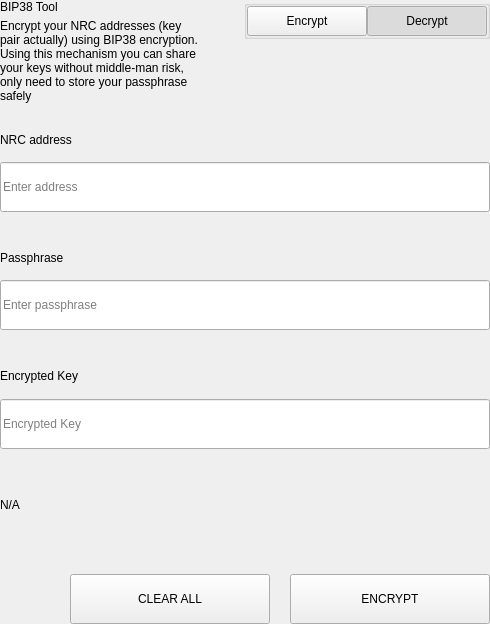
<?xml version="1.0" encoding="UTF-8"?>
<ui version="4.0">
 <class>SettingsBitToolWidget</class>
 <widget class="QWidget" name="SettingsBitToolWidget">
  <property name="geometry">
   <rect>
    <x>0</x>
    <y>0</y>
    <width>490</width>
    <height>624</height>
   </rect>
  </property>
  <property name="windowTitle">
   <string>Form</string>
  </property>
  <layout class="QVBoxLayout" name="verticalLayout">
   <property name="spacing">
    <number>0</number>
   </property>
   <property name="leftMargin">
    <number>0</number>
   </property>
   <property name="topMargin">
    <number>0</number>
   </property>
   <property name="rightMargin">
    <number>0</number>
   </property>
   <property name="bottomMargin">
    <number>0</number>
   </property>
   <item>
    <widget class="QWidget" name="left" native="true">
     <layout class="QVBoxLayout" name="verticalLayout_3">
      <property name="leftMargin">
       <number>0</number>
      </property>
      <property name="topMargin">
       <number>0</number>
      </property>
      <property name="rightMargin">
       <number>0</number>
      </property>
      <property name="bottomMargin">
       <number>0</number>
      </property>
      <item>
       <layout class="QVBoxLayout" name="verticalLayout_2">
        <property name="spacing">
         <number>0</number>
        </property>
        <item>
         <layout class="QHBoxLayout" name="horizontalLayout_3" stretch="3,1">
          <property name="spacing">
           <number>40</number>
          </property>
          <item>
           <layout class="QVBoxLayout" name="verticalLayoutTitle">
            <property name="spacing">
             <number>5</number>
            </property>
            <item>
             <widget class="QLabel" name="labelTitle">
              <property name="text">
               <string>BIP38 Tool</string>
              </property>
             </widget>
            </item>
            <item>
             <widget class="QLabel" name="labelSubtitle1">
              <property name="text">
               <string>Encrypt your NRC addresses (key pair actually) using BIP38 encryption.
Using this mechanism you can share your keys without middle-man risk, only need to store your passphrase safely</string>
              </property>
              <property name="wordWrap">
               <bool>true</bool>
              </property>
             </widget>
            </item>
           </layout>
          </item>
          <item alignment="Qt::AlignTop">
           <widget class="QGroupBox" name="groupBox">
            <property name="title">
             <string/>
            </property>
            <property name="alignment">
             <set>Qt::AlignLeading|Qt::AlignLeft|Qt::AlignTop</set>
            </property>
            <layout class="QHBoxLayout" name="horizontalLayout_4">
             <property name="spacing">
              <number>0</number>
             </property>
             <property name="leftMargin">
              <number>0</number>
             </property>
             <property name="topMargin">
              <number>0</number>
             </property>
             <property name="rightMargin">
              <number>0</number>
             </property>
             <property name="bottomMargin">
              <number>0</number>
             </property>
             <item>
              <spacer name="horizontalSpacer">
               <property name="orientation">
                <enum>Qt::Horizontal</enum>
               </property>
               <property name="sizeHint" stdset="0">
                <size>
                 <width>40</width>
                 <height>20</height>
                </size>
               </property>
              </spacer>
             </item>
             <item>
              <widget class="QPushButton" name="pushLeft">
               <property name="minimumSize">
                <size>
                 <width>120</width>
                 <height>30</height>
                </size>
               </property>
               <property name="maximumSize">
                <size>
                 <width>120</width>
                 <height>30</height>
                </size>
               </property>
               <property name="focusPolicy">
                <enum>Qt::NoFocus</enum>
               </property>
               <property name="text">
                <string>Encrypt</string>
               </property>
               <property name="checkable">
                <bool>true</bool>
               </property>
               <property name="autoExclusive">
                <bool>true</bool>
               </property>
              </widget>
             </item>
             <item>
              <widget class="QPushButton" name="pushRight">
               <property name="minimumSize">
                <size>
                 <width>120</width>
                 <height>30</height>
                </size>
               </property>
               <property name="maximumSize">
                <size>
                 <width>120</width>
                 <height>30</height>
                </size>
               </property>
               <property name="focusPolicy">
                <enum>Qt::NoFocus</enum>
               </property>
               <property name="text">
                <string>Decrypt</string>
               </property>
               <property name="checkable">
                <bool>true</bool>
               </property>
               <property name="checked">
                <bool>true</bool>
               </property>
               <property name="autoExclusive">
                <bool>true</bool>
               </property>
              </widget>
             </item>
            </layout>
           </widget>
          </item>
         </layout>
        </item>
        <item>
         <widget class="QStackedWidget" name="stackedWidget">
          <property name="currentIndex">
           <number>1</number>
          </property>
          <widget class="QWidget" name="pageDecrypt">
           <layout class="QVBoxLayout" name="verticalLayout_5">
            <property name="spacing">
             <number>0</number>
            </property>
            <property name="leftMargin">
             <number>0</number>
            </property>
            <property name="topMargin">
             <number>0</number>
            </property>
            <property name="rightMargin">
             <number>0</number>
            </property>
            <property name="bottomMargin">
             <number>0</number>
            </property>
            <item>
             <widget class="QWidget" name="widget" native="true">
              <property name="minimumSize">
               <size>
                <width>0</width>
                <height>100</height>
               </size>
              </property>
              <layout class="QVBoxLayout" name="verticalLayout_4">
               <property name="spacing">
                <number>0</number>
               </property>
               <property name="leftMargin">
                <number>0</number>
               </property>
               <property name="topMargin">
                <number>0</number>
               </property>
               <property name="rightMargin">
                <number>0</number>
               </property>
               <property name="bottomMargin">
                <number>0</number>
               </property>
               <item>
                <spacer name="verticalSpacer_2">
                 <property name="orientation">
                  <enum>Qt::Vertical</enum>
                 </property>
                 <property name="sizeType">
                  <enum>QSizePolicy::Fixed</enum>
                 </property>
                 <property name="sizeHint" stdset="0">
                  <size>
                   <width>20</width>
                   <height>20</height>
                  </size>
                 </property>
                </spacer>
               </item>
               <item>
                <layout class="QHBoxLayout" name="horizontalLayout_6" stretch="2">
                 <property name="spacing">
                  <number>0</number>
                 </property>
                 <item>
                  <layout class="QVBoxLayout" name="verticalLayout_7">
                   <property name="spacing">
                    <number>9</number>
                   </property>
                   <item>
                    <widget class="QLabel" name="labelSubtitleKey">
                     <property name="minimumSize">
                      <size>
                       <width>0</width>
                       <height>20</height>
                      </size>
                     </property>
                     <property name="maximumSize">
                      <size>
                       <width>16777215</width>
                       <height>20</height>
                      </size>
                     </property>
                     <property name="text">
                      <string>Encrypted key</string>
                     </property>
                    </widget>
                   </item>
                   <item>
                    <widget class="QLineEdit" name="lineEditKey">
                     <property name="minimumSize">
                      <size>
                       <width>0</width>
                       <height>50</height>
                      </size>
                     </property>
                     <property name="maximumSize">
                      <size>
                       <width>16777215</width>
                       <height>50</height>
                      </size>
                     </property>
                     <property name="placeholderText">
                      <string>Enter a encrypted key</string>
                     </property>
                    </widget>
                   </item>
                  </layout>
                 </item>
                </layout>
               </item>
               <item>
                <spacer name="verticalSpacer_3">
                 <property name="orientation">
                  <enum>Qt::Vertical</enum>
                 </property>
                 <property name="sizeType">
                  <enum>QSizePolicy::Fixed</enum>
                 </property>
                 <property name="sizeHint" stdset="0">
                  <size>
                   <width>20</width>
                   <height>20</height>
                  </size>
                 </property>
                </spacer>
               </item>
               <item>
                <layout class="QVBoxLayout" name="verticalLayout_9">
                 <property name="spacing">
                  <number>9</number>
                 </property>
                 <item>
                  <widget class="QLabel" name="labelSubtitlePassphrase">
                   <property name="maximumSize">
                    <size>
                     <width>16777215</width>
                     <height>20</height>
                    </size>
                   </property>
                   <property name="text">
                    <string>Passphrase</string>
                   </property>
                  </widget>
                 </item>
                 <item>
                  <widget class="QLineEdit" name="lineEditPassphrase">
                   <property name="minimumSize">
                    <size>
                     <width>0</width>
                     <height>50</height>
                    </size>
                   </property>
                   <property name="maximumSize">
                    <size>
                     <width>16777215</width>
                     <height>50</height>
                    </size>
                   </property>
                   <property name="placeholderText">
                    <string>Enter a passphrase</string>
                   </property>
                  </widget>
                 </item>
                </layout>
               </item>
               <item>
                <spacer name="verticalSpacer_4">
                 <property name="orientation">
                  <enum>Qt::Vertical</enum>
                 </property>
                 <property name="sizeType">
                  <enum>QSizePolicy::Fixed</enum>
                 </property>
                 <property name="sizeHint" stdset="0">
                  <size>
                   <width>20</width>
                   <height>20</height>
                  </size>
                 </property>
                </spacer>
               </item>
               <item>
                <widget class="QWidget" name="widget_3" native="true">
                 <property name="sizePolicy">
                  <sizepolicy hsizetype="Preferred" vsizetype="Fixed">
                   <horstretch>0</horstretch>
                   <verstretch>0</verstretch>
                  </sizepolicy>
                 </property>
                 <layout class="QVBoxLayout" name="verticalLayout_10">
                  <property name="spacing">
                   <number>9</number>
                  </property>
                  <property name="leftMargin">
                   <number>0</number>
                  </property>
                  <property name="topMargin">
                   <number>0</number>
                  </property>
                  <property name="rightMargin">
                   <number>0</number>
                  </property>
                  <property name="bottomMargin">
                   <number>0</number>
                  </property>
                  <item>
                   <widget class="QLabel" name="labelSubtitleDecryptResult">
                    <property name="minimumSize">
                     <size>
                      <width>0</width>
                      <height>20</height>
                     </size>
                    </property>
                    <property name="maximumSize">
                     <size>
                      <width>16777215</width>
                      <height>20</height>
                     </size>
                    </property>
                    <property name="text">
                     <string>Decrypted address result</string>
                    </property>
                   </widget>
                  </item>
                  <item>
                   <widget class="QWidget" name="widget_4" native="true">
                    <layout class="QHBoxLayout" name="horizontalLayout" stretch="6,0,1">
                     <property name="spacing">
                      <number>0</number>
                     </property>
                     <property name="leftMargin">
                      <number>0</number>
                     </property>
                     <property name="topMargin">
                      <number>0</number>
                     </property>
                     <property name="rightMargin">
                      <number>0</number>
                     </property>
                     <property name="bottomMargin">
                      <number>0</number>
                     </property>
                     <item alignment="Qt::AlignVCenter">
                      <widget class="QLineEdit" name="lineEditDecryptResult">
                       <property name="minimumSize">
                        <size>
                         <width>0</width>
                         <height>50</height>
                        </size>
                       </property>
                       <property name="maximumSize">
                        <size>
                         <width>16777215</width>
                         <height>50</height>
                        </size>
                       </property>
                       <property name="placeholderText">
                        <string>Decrypted Address</string>
                       </property>
                      </widget>
                     </item>
                     <item>
                      <spacer name="horizontalSpacer_4">
                       <property name="orientation">
                        <enum>Qt::Horizontal</enum>
                       </property>
                       <property name="sizeType">
                        <enum>QSizePolicy::Fixed</enum>
                       </property>
                       <property name="sizeHint" stdset="0">
                        <size>
                         <width>20</width>
                         <height>50</height>
                        </size>
                       </property>
                      </spacer>
                     </item>
                     <item>
                      <widget class="QPushButton" name="pushButtonImport">
                       <property name="minimumSize">
                        <size>
                         <width>140</width>
                         <height>40</height>
                        </size>
                       </property>
                       <property name="text">
                        <string>Import Address</string>
                       </property>
                      </widget>
                     </item>
                    </layout>
                   </widget>
                  </item>
                 </layout>
                </widget>
               </item>
               <item>
                <widget class="QLabel" name="statusLabel_DEC">
                 <property name="maximumSize">
                  <size>
                   <width>16777215</width>
                   <height>40</height>
                  </size>
                 </property>
                 <property name="text">
                  <string/>
                 </property>
                </widget>
               </item>
               <item>
                <spacer name="verticalSpacer">
                 <property name="orientation">
                  <enum>Qt::Vertical</enum>
                 </property>
                 <property name="sizeType">
                  <enum>QSizePolicy::Preferred</enum>
                 </property>
                 <property name="sizeHint" stdset="0">
                  <size>
                   <width>20</width>
                   <height>20</height>
                  </size>
                 </property>
                </spacer>
               </item>
               <item>
                <layout class="QHBoxLayout" name="horizontalLayout_7">
                 <property name="spacing">
                  <number>0</number>
                 </property>
                 <item>
                  <spacer name="horizontalSpacer_5">
                   <property name="orientation">
                    <enum>Qt::Horizontal</enum>
                   </property>
                   <property name="sizeType">
                    <enum>QSizePolicy::Expanding</enum>
                   </property>
                   <property name="sizeHint" stdset="0">
                    <size>
                     <width>40</width>
                     <height>20</height>
                    </size>
                   </property>
                  </spacer>
                 </item>
                 <item>
                  <widget class="QPushButton" name="pushButtonDecryptClear">
                   <property name="minimumSize">
                    <size>
                     <width>200</width>
                     <height>50</height>
                    </size>
                   </property>
                   <property name="maximumSize">
                    <size>
                     <width>200</width>
                     <height>50</height>
                    </size>
                   </property>
                   <property name="text">
                    <string>CLEAR</string>
                   </property>
                  </widget>
                 </item>
                 <item>
                  <spacer name="horizontalSpacer_3">
                   <property name="orientation">
                    <enum>Qt::Horizontal</enum>
                   </property>
                   <property name="sizeType">
                    <enum>QSizePolicy::Fixed</enum>
                   </property>
                   <property name="sizeHint" stdset="0">
                    <size>
                     <width>20</width>
                     <height>20</height>
                    </size>
                   </property>
                  </spacer>
                 </item>
                 <item>
                  <widget class="QPushButton" name="pushButtonDecrypt">
                   <property name="minimumSize">
                    <size>
                     <width>200</width>
                     <height>50</height>
                    </size>
                   </property>
                   <property name="maximumSize">
                    <size>
                     <width>200</width>
                     <height>50</height>
                    </size>
                   </property>
                   <property name="text">
                    <string>DECRYPT KEY</string>
                   </property>
                  </widget>
                 </item>
                </layout>
               </item>
              </layout>
             </widget>
            </item>
           </layout>
          </widget>
          <widget class="QWidget" name="pageEncrypt">
           <layout class="QVBoxLayout" name="verticalLayout_11">
            <property name="spacing">
             <number>0</number>
            </property>
            <property name="leftMargin">
             <number>0</number>
            </property>
            <property name="topMargin">
             <number>0</number>
            </property>
            <property name="rightMargin">
             <number>0</number>
            </property>
            <property name="bottomMargin">
             <number>0</number>
            </property>
            <item>
             <spacer name="verticalSpacer_8">
              <property name="orientation">
               <enum>Qt::Vertical</enum>
              </property>
              <property name="sizeType">
               <enum>QSizePolicy::Fixed</enum>
              </property>
              <property name="sizeHint" stdset="0">
               <size>
                <width>20</width>
                <height>20</height>
               </size>
              </property>
             </spacer>
            </item>
            <item>
             <widget class="QWidget" name="containerAddressEnc" native="true">
              <layout class="QVBoxLayout" name="containerAddressEncLayout">
               <property name="spacing">
                <number>5</number>
               </property>
               <property name="leftMargin">
                <number>0</number>
               </property>
               <property name="topMargin">
                <number>0</number>
               </property>
               <property name="rightMargin">
                <number>0</number>
               </property>
               <property name="bottomMargin">
                <number>0</number>
               </property>
               <item>
                <widget class="QLabel" name="labelSubtitleAddress">
                 <property name="minimumSize">
                  <size>
                   <width>0</width>
                   <height>20</height>
                  </size>
                 </property>
                 <property name="maximumSize">
                  <size>
                   <width>16777215</width>
                   <height>20</height>
                  </size>
                 </property>
                 <property name="text">
                  <string>NRC address</string>
                 </property>
                </widget>
               </item>
               <item>
                <widget class="QLineEdit" name="addressIn_ENC">
                 <property name="minimumSize">
                  <size>
                   <width>0</width>
                   <height>50</height>
                  </size>
                 </property>
                 <property name="placeholderText">
                  <string>Enter address</string>
                 </property>
                </widget>
               </item>
              </layout>
             </widget>
            </item>
            <item>
             <spacer name="verticalSpacer_6">
              <property name="orientation">
               <enum>Qt::Vertical</enum>
              </property>
              <property name="sizeType">
               <enum>QSizePolicy::Fixed</enum>
              </property>
              <property name="sizeHint" stdset="0">
               <size>
                <width>20</width>
                <height>20</height>
               </size>
              </property>
             </spacer>
            </item>
            <item>
             <widget class="QWidget" name="containerAddress" native="true">
              <layout class="QHBoxLayout" name="horizontalLayout_9" stretch="2">
               <property name="spacing">
                <number>0</number>
               </property>
               <property name="leftMargin">
                <number>0</number>
               </property>
               <property name="topMargin">
                <number>0</number>
               </property>
               <property name="rightMargin">
                <number>0</number>
               </property>
               <property name="bottomMargin">
                <number>0</number>
               </property>
               <item>
                <layout class="QVBoxLayout" name="verticalLayout_8">
                 <property name="spacing">
                  <number>5</number>
                 </property>
                 <item>
                  <widget class="QLabel" name="labelSubtitleMessage">
                   <property name="minimumSize">
                    <size>
                     <width>0</width>
                     <height>20</height>
                    </size>
                   </property>
                   <property name="maximumSize">
                    <size>
                     <width>16777215</width>
                     <height>20</height>
                    </size>
                   </property>
                   <property name="text">
                    <string>Passphrase</string>
                   </property>
                  </widget>
                 </item>
                 <item>
                  <widget class="QLineEdit" name="passphraseIn_ENC">
                   <property name="minimumSize">
                    <size>
                     <width>0</width>
                     <height>50</height>
                    </size>
                   </property>
                   <property name="maximumSize">
                    <size>
                     <width>16777215</width>
                     <height>50</height>
                    </size>
                   </property>
                   <property name="placeholderText">
                    <string>Enter passphrase</string>
                   </property>
                  </widget>
                 </item>
                </layout>
               </item>
              </layout>
             </widget>
            </item>
            <item>
             <spacer name="verticalSpacer_7">
              <property name="orientation">
               <enum>Qt::Vertical</enum>
              </property>
              <property name="sizeType">
               <enum>QSizePolicy::Fixed</enum>
              </property>
              <property name="sizeHint" stdset="0">
               <size>
                <width>20</width>
                <height>20</height>
               </size>
              </property>
             </spacer>
            </item>
            <item>
             <widget class="QWidget" name="widget_2" native="true">
              <property name="minimumSize">
               <size>
                <width>0</width>
                <height>75</height>
               </size>
              </property>
              <property name="maximumSize">
               <size>
                <width>16777215</width>
                <height>16777215</height>
               </size>
              </property>
              <layout class="QVBoxLayout" name="verticalLayout_6">
               <property name="leftMargin">
                <number>0</number>
               </property>
               <property name="topMargin">
                <number>0</number>
               </property>
               <property name="rightMargin">
                <number>0</number>
               </property>
               <property name="bottomMargin">
                <number>0</number>
               </property>
               <item>
                <widget class="QLabel" name="labelSubtitleEncryptedKey">
                 <property name="minimumSize">
                  <size>
                   <width>0</width>
                   <height>20</height>
                  </size>
                 </property>
                 <property name="maximumSize">
                  <size>
                   <width>16777215</width>
                   <height>20</height>
                  </size>
                 </property>
                 <property name="text">
                  <string>Encrypted Key</string>
                 </property>
                </widget>
               </item>
               <item>
                <widget class="QLineEdit" name="encryptedKeyOut_ENC">
                 <property name="minimumSize">
                  <size>
                   <width>0</width>
                   <height>50</height>
                  </size>
                 </property>
                 <property name="placeholderText">
                  <string>Encrypted Key</string>
                 </property>
                </widget>
               </item>
              </layout>
             </widget>
            </item>
            <item>
             <widget class="QLabel" name="statusLabel_ENC">
              <property name="text">
               <string notr="true">N/A</string>
              </property>
             </widget>
            </item>
            <item>
             <spacer name="verticalSpacer_5">
              <property name="orientation">
               <enum>Qt::Vertical</enum>
              </property>
              <property name="sizeType">
               <enum>QSizePolicy::Fixed</enum>
              </property>
              <property name="sizeHint" stdset="0">
               <size>
                <width>20</width>
                <height>20</height>
               </size>
              </property>
             </spacer>
            </item>
            <item>
             <layout class="QHBoxLayout" name="horizontalLayout_8">
              <property name="spacing">
               <number>0</number>
              </property>
              <item>
               <spacer name="horizontalSpacer_6">
                <property name="orientation">
                 <enum>Qt::Horizontal</enum>
                </property>
                <property name="sizeType">
                 <enum>QSizePolicy::Expanding</enum>
                </property>
                <property name="sizeHint" stdset="0">
                 <size>
                  <width>40</width>
                  <height>20</height>
                 </size>
                </property>
               </spacer>
              </item>
              <item>
               <widget class="QPushButton" name="pushButtonClear">
                <property name="minimumSize">
                 <size>
                  <width>200</width>
                  <height>50</height>
                 </size>
                </property>
                <property name="focusPolicy">
                 <enum>Qt::NoFocus</enum>
                </property>
                <property name="text">
                 <string>CLEAR ALL</string>
                </property>
               </widget>
              </item>
              <item>
               <spacer name="horizontalSpacer_2">
                <property name="orientation">
                 <enum>Qt::Horizontal</enum>
                </property>
                <property name="sizeType">
                 <enum>QSizePolicy::Fixed</enum>
                </property>
                <property name="sizeHint" stdset="0">
                 <size>
                  <width>20</width>
                  <height>20</height>
                 </size>
                </property>
               </spacer>
              </item>
              <item>
               <widget class="QPushButton" name="pushButtonEncrypt">
                <property name="minimumSize">
                 <size>
                  <width>200</width>
                  <height>50</height>
                 </size>
                </property>
                <property name="maximumSize">
                 <size>
                  <width>200</width>
                  <height>50</height>
                 </size>
                </property>
                <property name="focusPolicy">
                 <enum>Qt::NoFocus</enum>
                </property>
                <property name="text">
                 <string>ENCRYPT</string>
                </property>
               </widget>
              </item>
             </layout>
            </item>
           </layout>
          </widget>
         </widget>
        </item>
       </layout>
      </item>
     </layout>
    </widget>
   </item>
  </layout>
 </widget>
 <resources/>
 <connections/>
</ui>
